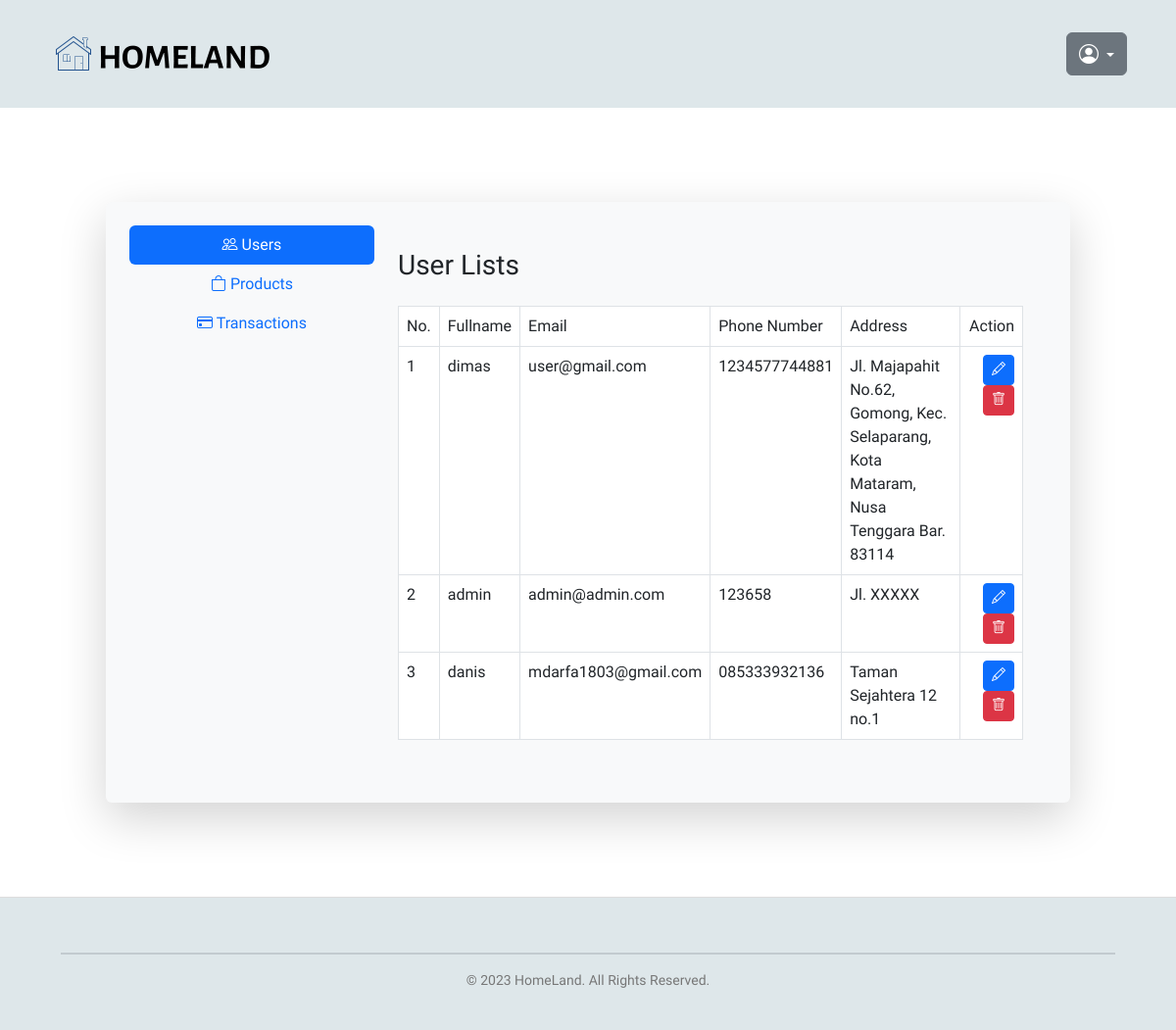
/admin-dashboard.php, run on the app's committed database.
### tables this page shows
CREATE TABLE `tb_user` (
  `id` int(11) NOT NULL,
  `fullname` varchar(100) NOT NULL,
  `email` varchar(100) NOT NULL,
  `phonenumber` varchar(20) NOT NULL,
  `address` varchar(100) NOT NULL,
  `password` varchar(200) NOT NULL
);

### admin-dashboard.php (the view, shortened to what this page needs)
<?php
include 'headerAdmin.php';
?>
<section class="p-5 m-5">
  <div class="container">
    <div class="shadow-lg p-4 bg-body-tertiary rounded d-block d-sm-flex">
      <div class="profile-tab-nav border-right">
        <div class="nav flex-column nav-pills" id="v-pills-tab" role="tablist" aria-orientation="vertical">
          <button class="nav-link active" id="v-pills-profile-tab" data-bs-toggle="pill" data-bs-target="#v-pills-profile" type="button" role="tab" aria-controls="v-pills-profile" aria-selected="true"><i class="bi bi-people"></i> Users</button>
          <button class="nav-link" id="v-pills-produk-tab" data-bs-toggle="pill" data-bs-target="#v-pills-produk" type="button" role="tab" aria-controls="v-pills-produk" aria-selected="false"><i class="bi bi-bag"></i> Products</button>
          <button class="nav-link" id="v-pills-transaksi-tab" data-bs-toggle="pill" data-bs-target="#v-pills-transaksi" type="button" role="tab" aria-controls="v-pills-transaksi" aria-selected="false"><i class="bi bi-credit-card"></i> Transactions</button>
        </div>
      </div>
      <div class="tab-content p-4" id="v-pills-tabContent">
        <div class="tab-pane fade show active" id="v-pills-profile" role="tabpanel" aria-labelledby="v-pills-profile-tab">
          <h3 class="mb-4">User Lists</h3>
          <table class="table table-bordered">
            <thead>
              <tr class="vertical-align: middle;">
                <th scope="col">No.</th>
                <th scope="col">Fullname</th>
                <th scope="col">Email</th>
                <th scope="col">Phone Number</th>
                <th scope="col">Address</th>
                <th scope="col">Action</th>
              </tr>
            </thead>
            <tbody>
              <?php
              $no = 1;
              $showUserData = mysqli_query($conn, "SELECT * FROM tb_user");
              foreach ($showUserData as $data) :
              ?>
                <tr>
                  <th scope="row"><?= $no++ ?></th>
                  <td><?= $data["fullname"]; ?></td>
                  <td><?= $data["email"]; ?></td>
                  <td><?= $data["phonenumber"]; ?></td>
                  <td><?= $data["address"]; ?></td>
                  <td class="button-container-admin">
                    <div class="button-group-admin">
                      <button type="button" class="btn btn-primary btn-sm" data-bs-toggle="modal" data-bs-target="#updateDataModal<?= $no ?>">
                        <i class="bi bi-pencil"></i>
                      </button>
                      <a href="php/kelolaAkun.php?hapus=<?= $data["id"]; ?>"><button type="button" class="btn btn-danger btn-sm" onclick="return confirm('Apakah anda yakin ingin menghapusnya??')"><i class="bi bi-trash"></i></button></a>
                    </div>
                  </td>
                </tr>
        </div>
      <?php endforeach; ?>
      </div>
</section>
<?php
include 'footerLite.php';
?>

### headerAdmin.php (shortened to what this page needs)
<!DOCTYPE html>
<html lang="en">
<head>
  <link href="https://cdn.jsdelivr.net/npm/bootstrap@5.3.0-alpha3/dist/css/bootstrap.min.css" rel="stylesheet" />
  <link rel="stylesheet" href="https://cdn.jsdelivr.net/npm/bootstrap-icons@1.10.5/font/bootstrap-icons.css" />
  <link rel="stylesheet" href="css/style.css" />
</head>
<body>
  <nav class="nav_container">
    <div class="nav_logo">
      <img class="nav_logo" src="assets/icons/homelandlogo.png" alt="logo" />
    </div>
    <ul class="nav_right">
      <li>
        <div class="dropdown">
          <a class="btn btn-secondary dropdown-toggle" href="#" role="button" data-bs-toggle="dropdown" aria-expanded="false"> <i class="bi bi-person-circle"></i> </a>
        </div>
      </li>
    </ul>
  </nav>

### footerLite.php (shortened to what this page needs)
<footer>
  <div class="container">
    <hr class="border border-secondary border-1 opacity-750" />
    <p class="text-center">&copy; 2023 HomeLand. All Rights Reserved.</p>
  </div>
</footer>
</body>
</html>

### css/style.css (style rules this page uses)
* { margin: 0; padding: 0; box-sizing: border-box; font-family: "Inconsolata", monospace; }
body { overflow-x: hidden; }
a { text-decoration: none; }
.nav_container { display: flex; justify-content: space-between; align-items: center; background-color: #dee7ea; padding: 30px 50px; margin: auto; }
.nav_logo { width: 231px; height: 50px; }
.nav_right { list-style: none; display: flex; align-items: center; gap: 20px; padding: 0%; margin: 0%; }
.nav_right i { font-size: 20px; cursor: pointer; }
footer { background-color: #dee7ea; padding: 40px 50px; margin-top: 40px; border-top: 1px solid #ddd; }
footer p.text-center { color: #777; font-size: 14px; margin-bottom: 0; }
.profile-tab-nav { min-width: 250px; }
.tab-content { flex: 1; }
table { width: 100%; border-collapse: collapse; }
th { text-align: left; padding: 5px; color: black; background: #dee7ea; font-weight: normal; }
td { padding: 10px 5px; }
td a { color: black; font-size: 12px; }
td:last-child { text-align: right; }
th:last-child { text-align: right; }

### data on the page
tb_user: fullname "dimas", email "user@gmail.com", phonenumber "1234577744881", address "Jl. Majapahit No.62, Gomong, Kec. Selaparang, Kota Mataram, Nusa Tenggara Bar. 83114"
tb_user: fullname "admin", email "admin@admin.com", phonenumber "123658", address "Jl. XXXXX"
tb_user: fullname "danis", email "mdarfa1803@gmail.com", phonenumber "085333932136", address "Taman Sejahtera 12 no.1"
